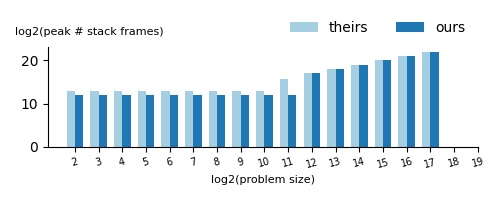

This chart was generated by the following Python code:
#!/usr/bin/env python3

import argparse
import glob
import os
import json
import sys
import os
import subprocess
import os.path
import matplotlib
import matplotlib.pyplot as plt
import numpy as np
import json
import sys
import subprocess
import numpy as np
import msparser # https://github.com/MathieuTurcotte/msparser
from scipy.stats import mstats


PARSER = argparse.ArgumentParser(description='Speedup b/w MLIR and LEAN')
PARSER.add_argument("--data", help="regenerate plotting data", action="store_true")
PARSER.add_argument("--plot", help="make the plot", action="store_true")
PARSER.add_argument('--out', metavar='o', type=str,
                    help='path to dump output', default=os.path.basename(__file__).replace(".py", ".json"))
PARSER.add_argument('--nruns', type=int,
                    help='number of runs to average', default=10)
ARGS = PARSER.parse_args()

FPATH="evenodd.lean"

# Color palette
light_gray = "#cacaca"
dark_gray = "#827b7b"
light_blue = "#a6cee3"
dark_blue = "#1f78b4"
light_green = "#b2df8a"
dark_green = "#33a02c"
light_red = "#fb9a99"
dark_red = "#e31a1c"


def log(*ARGS, **kwargs):
    print(*ARGS, file=sys.stderr, **kwargs)

class ShResult:
  def __init__(self, command: str, stdout: str, stderr:str, retcode:int):
    self.command = command
    self.stdout = stdout
    self.stderr = stderr 
    self.retcode = retcode

  def assert_success(self):
    assert self.retcode == 0
  
  @property
  def success(self):
    return self.retcode == 0

def sh(command: str) -> ShResult:
    proc = subprocess.Popen(command, shell=True, stderr=subprocess.PIPE, stdout=subprocess.PIPE)
    stdout = proc.stdout.read()
    stderr = proc.stderr.read()
    proc.wait()
    return ShResult(command, stdout.decode(),stderr.decode(), proc.returncode)


def run_data():
    ds = []
    sh(f"rm exe-ref.out")
    sh(f"lean {FPATH} -c exe-ref.c")
    sh(f"leanc exe-ref.c -O3 -o exe-ref.out")

    sh(f"rm exe-mlir.out")
    sh(f"lean {FPATH} -m exe.mlir")
    sh("hask-opt exe.mlir --convert-scf-to-std --lean-lower --ptr-lower | \
            mlir-translate --mlir-to-llvmir -o exe.ll")
    sh("llvm-link " + 
              "exe.ll " + 
              "/home/bollu/work/lz/lean-linking-incantations/lib-includes/library.ll " + 
              "/home/bollu/work/lz/lean-linking-incantations/lib-runtime/runtime.ll " +
              "| opt -passes=bitcast-call-converter  | opt --always-inline -O3 -S -o exe-linked.ll")
    print("@@@ HACK: converting muttail to tail because of llc miscompile@@@")
    sh("sed -i s/musttail/tail/g exe-linked.ll")
    sh("sed -i s/musttail/tail/g exe-linked.ll")
    sh("llc -O3 -march=x86-64 -filetype=obj exe-linked.ll -o exe.o")
    sh(f"c++ -O3 -D LEAN_MULTI_THREAD -I/home/bollu/work/lean4/build/stage1/include \
        exe.o \
        /home/bollu/work/lz/lean-linking-incantations/lean-shell.o \
        -no-pie -Wl,--start-group -lleancpp -lInit -lStd -lLean -Wl,--end-group \
        -L/home/bollu/work/lean4/build/stage1/lib/lean -lgmp -ldl -pthread \
        -Wno-unused-command-line-argument -o exe-mlir.out")
        # sh("opt -O3 exe-linked.ll -o exe-linked-o3.ll")
        # sh("mv exe-linked-o3.ll exe-linked.ll")

    for two_pow in range(2, 20):

        datum = {"problem_size": two_pow } # logarithmic
        psz = 2**two_pow
        # x = run_with_output("perf stat ./exe-ref.out 1>/dev/null")
        # proc = subprocess.Popen("perf stat ./exe-ref.out", shell=True, stderr=subprocess.PIPE, stdout=subprocess.PIPE)
        datum["theirs-out"] = []
        datum["theirs-perf"] = []
        for _ in range(ARGS.nruns):
          sh("rm massif.out")
          exe_ref = sh(f"valgrind --massif-out-file=massif.out --stacks=yes --tool=massif ./exe-ref.out {psz}");
          if exe_ref.success:
            massif = msparser.parse_file('massif.out')
            datum["theirs-out"].append(exe_ref.stdout)
            datum["theirs-perf"].append([snap['mem_stack'] for snap in massif['snapshots']])

        datum["ours-out"] = []
        datum["ours-perf"] = []
        for _ in range(ARGS.nruns):
           sh("rm massif.out")
           exe = sh(f"valgrind --massif-out-file=massif.out --stacks=yes --tool=massif ./exe-mlir.out {psz}");
           if exe.success:
             massif = msparser.parse_file('massif.out')
             datum["ours-perf"].append([snap['mem_stack'] for snap in massif['snapshots']])
             datum["ours-out"].append(exe.stdout)
        ds.append(datum)
    with open(ARGS.out, "w") as f:
        json.dump(ds, f, indent=2)
    return ds

### PLOTTING ###
### PLOTTING ###
### PLOTTING ###
### PLOTTING ###
### PLOTTING ###
### PLOTTING ###
### PLOTTING ###
### PLOTTING ###
### PLOTTING ###
### PLOTTING ###

def perf_stat_to_time(file, o):
    return float(o.splitlines()[3].split()[0].replace(',',''))

def autolabel(ax, rects):
    """Attach a text label above each bar in *rects*, displaying its height."""
    for rect in rects:
        height = rect.get_height()
        ax.annotate('{}'.format(height),
                    xy=(rect.get_x() + rect.get_width() / 2, height),
                    xytext=(0, 1),  # 1 points vertical offset
                    textcoords="offset points",
                    fontsize="smaller",
                    ha='center', va='bottom')

def plot():
  with open(ARGS.out, "r") as f:
      datapoints = json.load(f)
  assert datapoints is not None

  matplotlib.rcParams['pdf.fonttype'] = 42
  matplotlib.rcParams['ps.fonttype'] = 42

  matplotlib.rcParams['figure.figsize'] = 5, 2

  labels = []
  theirs = []
  ours = []
  for i, data in enumerate(datapoints):
      # mark = "Y" if data['success'] else 'n'
      # if data["success"] == False:
      #     continue
      labels.append(data["problem_size"])

      # take maximum of stack size used.
      print(data["theirs-perf"])
      if data["theirs-perf"]:
        theirs.append(np.log2(np.median([np.max(run) for run in data["theirs-perf"]])))
      if data["ours-perf"]:
        ours.append(np.log2(np.median([np.max(run) for run in data["ours-perf"]])))

  print(labels)
  print(theirs)
  print(ours)

  x = np.arange(len(labels))  # the label locations
  width = 0.35  # the width of the bars

  fig, ax = plt.subplots()
  rects1 = ax.bar(x[:len(theirs)] - width/2, theirs, width, label='theirs', color = light_blue)
  rects2 = ax.bar(x[:len(ours)] + width/2, ours, width, label='ours', color = dark_blue)
  # rects2[-1].set_color(light_blue) # color geomean separately.


  # straight line
  # plt.axhline(y=avg_speedup, color=light_red, linestyle='-', lw=1, label='Geomean speedup')

  # Y-Axis Label
  #
  # Use a horizontal label for improved readability.
  ax.set_ylabel('log2(peak # stack frames) [evenodd]', rotation='horizontal', position = (1, 1.1),
      horizontalalignment='left', verticalalignment='bottom', fontsize=8)

  # Add some text for labels, title and custom x-axis tick labels, etc.
  ax.set_xticks(x)
  ax.set_xticklabels(labels, rotation=15, fontsize=7)
  ax.legend(ncol=100, frameon=False, loc='lower right', bbox_to_anchor=(0, 1, 1, 0))
  ax.set_xlabel('log2(problem size)', fontsize=8)
  # Hide the right and top spines
  # This reduces the number of lines in the plot. Lines typically catch
  # a readers attention and distract the reader from the actual content.
  # By removing unnecessary spines, we help the reader to focus on
  # the figures in the graph.
  ax.spines['right'].set_visible(False)
  ax.spines['top'].set_visible(False)
  # autolabel(ax, rects1)
  # autolabel(ax, rects2)

  fig.tight_layout()
  filename = os.path.basename(__file__).replace(".py", ".jpg")
  fig.savefig(filename)

  filename = os.path.basename(__file__).replace(".py", ".pdf")
  fig.savefig(filename)
  subprocess.run(["xdg-open",  filename])



if __name__ == "__main__":
    if ARGS.data: run_data()
    if ARGS.plot: plot()
    if not ARGS.data and not ARGS.plot: PARSER.print_help()
